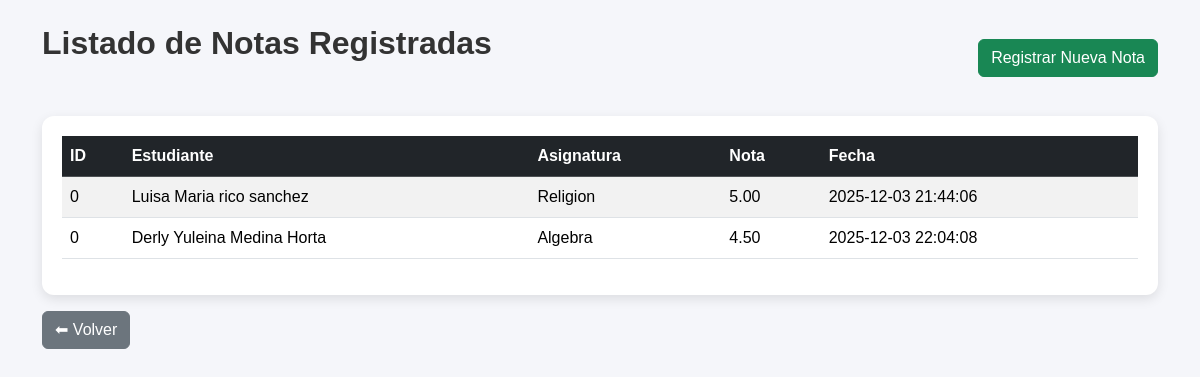
Page /notas.php on the committed database.
### tables this page shows
CREATE TABLE `notas` (
  `id` int(11) NOT NULL,
  `estudiantes_id` int(11) NOT NULL,
  `asignatura_id` int(11) NOT NULL,
  `nota` decimal(4,2) NOT NULL,
  `fecha_registro` timestamp NOT NULL DEFAULT current_timestamp() ON UPDATE current_timestamp()
);

CREATE TABLE `estudiantes` (
  `id` int(11) NOT NULL,
  `nombres` varchar(100) NOT NULL,
  `apellidos` varchar(100) NOT NULL,
  `documento` varchar(50) NOT NULL
);

CREATE TABLE `asignaturas` (
  `id` int(11) NOT NULL,
  `nombre` varchar(100) NOT NULL
);

### notas.php (the view, shortened to what this page needs)
<?php
require 'conexion.php';
$sql = "
SELECT
    n.id,
    e.nombres,
    e.apellidos,
    a.nombre AS asignatura,
    n.nota,
    n.fecha_registro
FROM notas n
INNER JOIN estudiantes e ON n.estudiantes_id = e.id
INNER JOIN asignaturas a ON n.asignatura_id = a.id
";
$query = $pdo->query($sql);
$notas = $query->fetchAll(PDO::FETCH_ASSOC);
?>
<!DOCTYPE html>
<html lang='es'>
<head>
    <link href="https://cdn.jsdelivr.net/npm/bootstrap@5.3.2/dist/css/bootstrap.min.css" rel="stylesheet">
</head>
<body class='p-4'>
<div class="container">
    <div class="d-flex justify-content-between align-items-center mb-4">
        <h2>Listado de Notas Registradas</h2>
        <a href="registrar_nota.php" class="btn btn-success">Registrar Nueva Nota</a>
    </div>
    <div class="card-container">
        <div class="table-responsive">
            <table class='table table-striped table-hover align-middle'>
                <thead class="table-dark">
                    <tr>
                        <th>ID</th>
                        <th>Estudiante</th>
                        <th>Asignatura</th>
                        <th>Nota</th>
                        <th>Fecha</th>
                    </tr>
                </thead>
                <tbody>
                    <?php if (!empty($notas)): ?>
                        <?php foreach ($notas as $n): ?>
                            <tr>
                                <td><?= htmlspecialchars($n['id']) ?></td>
                                <td><?= htmlspecialchars($n['nombres'] . ' ' . $n['apellidos']) ?></td>
                                <td><?= htmlspecialchars($n['asignatura'] ?? 'Sin asignatura') ?></td>
                                <td><?= htmlspecialchars($n['nota']) ?></td>
                                <td><?= htmlspecialchars($n['fecha_registro']) ?></td>
                            </tr>
                        <?php endforeach; ?>
                    <?php else: ?>
                        <tr>
                            <td colspan="5" class="text-center">No hay notas registradas</td>
                        </tr>
                    <?php endif; ?>
                </tbody>
            </table>
        </div>
    </div>
    <a href='index.php' class='btn btn-secondary mt-3'>⬅ Volver</a>
</div>
</body>
</html>

### notas.php (style rules this page uses)
body { background: #f5f6fa; font-family: 'Poppins', sans-serif; }
h2 { font-weight: 700; margin-bottom: 30px; color: #333; }
.card-container { background: white; padding: 20px; border-radius: 12px; box-shadow: 0 4px 12px rgba(0,0,0,0.1); }

### rows in the picture
notas: id "0", estudiantes_id.apellidos "Luisa Maria rico sanchez", asignatura.nombre "Religion", nota "5.00", fecha_registro "2025-12-03 21:44:06"
notas: id "0", estudiantes_id.apellidos "Derly Yuleina Medina Horta", asignatura.nombre "Algebra", nota "4.50", fecha_registro "2025-12-03 22:04:08"
